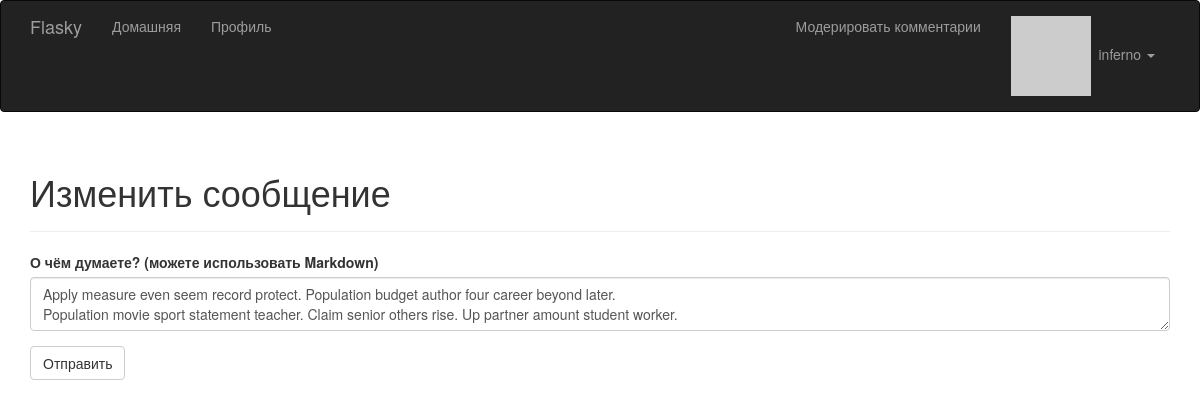
Screenshot of /edit/106 (signed in) with the database file from the repository.
### app/models.py (models this page shows, shortened)
class User(UserMixin, db.Model):
    __tablename__ = 'users'
    id = db.Column(db.Integer, primary_key=True)
    email = db.Column(db.String(64), unique=True, index=True)
    username = db.Column(db.String(64), unique=True, index=True)
    password_hash = db.Column(db.String(128))
    role_id = db.Column(db.Integer, db.ForeignKey('roles.id'))
    confirmed = db.Column(db.Boolean, default=False)
    name = db.Column(db.String(64))
    location = db.Column(db.String(64))
    about_me = db.Column(db.Text())
    member_since = db.Column(db.DateTime(), default=datetime.utcnow)
    last_seen = db.Column(db.DateTime(), default=datetime.utcnow)
    avatar_hash = db.Column(db.String(32))
    posts = db.relationship('Post', backref='author', lazy='dynamic')
    comments = db.relationship('Comment', backref='author', lazy='dynamic')
    followed = db.relationship('Follow',
                               foreign_keys=[Follow.follower_id],
                               backref=db.backref('follower', lazy='joined'),
                               lazy='dynamic',
                               cascade='all, delete-orphan')
    followers = db.relationship('Follow',
                                foreign_keys=[Follow.followed_id],
                                backref=db.backref('followed', lazy='joined'),
                                lazy='dynamic',
                                cascade='all, delete-orphan')
    @property
    def password(self):
        raise AttributeError('password is not a readable attribute')
    def can(self, perm):
        return self.role is not None and self.role.has_permission(perm)
    def ping(self):
        self.last_seen = datetime.utcnow()
        db.session.add(self)
        db.session.commit()
    def gravatar(self, size=100, default='identicon', rating='g'):
        if request.is_secure:
            url = 'https://secure.gravatar.com/avatar'
        else:
            url = 'http://secure.gravatar.com/avatar'
        hash = hashlib.md5(self.email.lower().encode('utf-8')).hexdigest()
        return f'{url}/{hash}?s={size}&d={default}&r={rating}'

class Post(db.Model):
    __tablename__ = 'posts'
    id = db.Column(db.Integer, primary_key=True)
    body = db.Column(db.Text)
    body_html = db.Column(db.Text)
    timestamp = db.Column(db.DateTime, index=True, default=datetime.utcnow)
    author_id = db.Column(db.Integer, db.ForeignKey('users.id'))
    comments = db.relationship('Comment', backref='post', lazy='dynamic')

### app/main/views.py (the view)
@main.route('/edit/<int:id>', methods=['GET', 'POST'])
@login_required
def edit(id):
    post = Post.query.get_or_404(id)
    if current_user != post.author and \
            not current_user.can(Permission.ADMIN):
        abort(403)
    form = PostForm()
    if form.validate_on_submit():
        post.body = form.body.data
        db.session.add(post)
        db.session.commit()
        flash('The post has been updated.')
        return redirect(url_for('.post', id=post.id))
    form.body.data = post.body
    return render_template('edit_post.html', form=form)

### app/main/forms.py
class PostForm(FlaskForm):
    body = PageDownField("О чём думаете? (можете использовать Markdown)", validators=[DataRequired()])
    submit = SubmitField('Отправить')

### app/auth/views.py (called while the page is built)
@auth.before_app_request
def before_request():
    if current_user.is_authenticated:
        current_user.ping()
        if not current_user.confirmed \
                and request.blueprint != 'auth' \
                and request.endpoint != 'static':
            return redirect(url_for('auth.unconfirmed'))

### app/main/__init__.py (called while the page is built)
@main.app_context_processor
def inject_permissions():
    return dict(Permission=Permission)

### app/main/views.py (called while the page is built)
@main.after_app_request
def after_request(response):
    for query in get_debug_queries():
        if query.duration >= current_app.config['FLASKY_SLOW_DB_QUERY_TIME']:
            current_app.logger.warning(
                'Slow query: %s\nParameters: %s\nDuration: %fs\nContext: %s\n' %
                (query.statement, query.parameters, query.duration, query.context))
    return response

### app/models.py (called while the page is built)
@login_manager.user_loader
def load_user(user_id):
    return User.query.get(int(user_id))

    def has_permission(self, perm):
        return self.permissions & perm == perm

### app/templates/edit_post.html (shortened to what this page needs)
{% extends "base.html" %}
{% import "bootstrap/wtf.html" as wtf %}
{% block page_content %}
<div class="page-header">
  <h1>Изменить сообщение</h1>
</div>
<div>
  {{ wtf.quick_form(form) }}
</div>
{% endblock %}

### app/templates/base.html (shortened to what this page needs)
{% extends "bootstrap/base.html" %}
{% block head %}
{{ super() }}
<link rel="stylesheet" type="text/css" href="{{ url_for('static', filename='styles.css') }}">
{% endblock %}
{% block navbar %}
<div class="navbar navbar-inverse" role="navigation">
    <div class="container">
        <div class="navbar-header">
            <a class="navbar-brand" href="/">Flasky</a>
        </div>
        <div class="navbar-collapse collapse">
            <ul class="nav navbar-nav">
                <li><a href="/">Домашняя</a></li>
                {% if current_user.is_authenticated %}
                <li>
                    <a href="{{ url_for('main.user', username=current_user.username) }}">
                        Профиль
                    </a>
                </li>
                {% endif %}
            </ul>
            <ul class="nav navbar-nav navbar-right">
                {% if current_user.can(Permission.MODERATE) %}
                <li><a href="{{url_for('.moderate') }}">Модерировать комментарии</a></li>
                {% endif %}
                {% if current_user.is_authenticated %}
            <li class="dropdown">
            <a href="#" class="dropdown-toggle" data-toggle="dropdown">
            <img src="{{ current_user.gravatar(size=18) }}">
                &nbsp;{{ current_user.username }} <b class="caret"></b></a>
                    </li>
                    {% else %}
                <li><a href="{{ url_for('auth.login') }}">Войти</a></li>
                {% endif %}
            </ul>
        </div>
    </div>
</div>
{% endblock %}
{% block content %}
<div class="container">
    {% block page_content %}{% endblock %}
</div>
{% endblock %}

### rows the page displays
User: username "inferno"
Post: body "Apply measure even seem record protect. Population budget author four career beyond later. Population movie sport statement teacher. Claim senior others rise. Up partner amount student worker."
